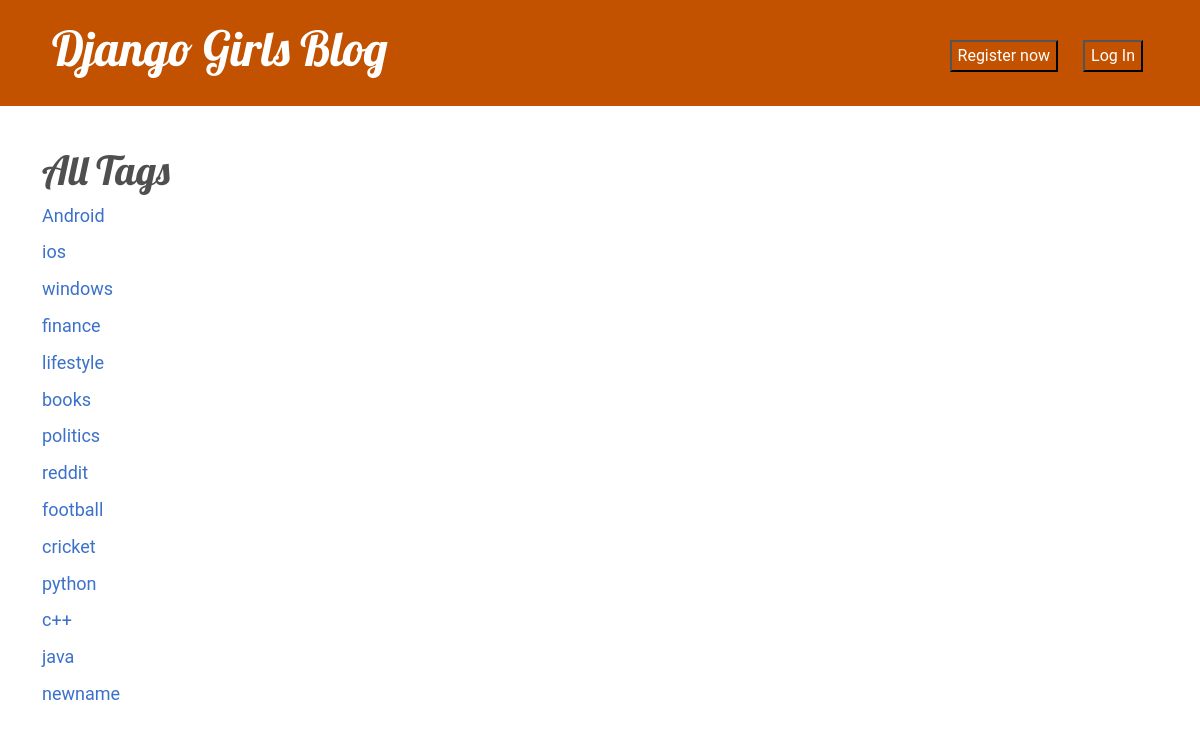
The app's page /tags/ with its own data.
### blog/models.py (models this page shows, shortened)
class Tag(models.Model):
    name = models.CharField(max_length=100)
    slug = models.SlugField(max_length=100, unique=True)
    def __str__(self):
        return self.name

### blog/views.py (the view)
# urls.py: path('tags/', views.tag_list, name='tags'),
def tag_list(request):
    tags = Tag.objects.all()
    print(tags)
    return render(request, 'blog/taglist.html', {'tags': tags})

### blog/templates/blog/taglist.html (shortened to what this page needs)
{% extends 'blog/base.html' %}
{% block content %}
<h1> All Tags </h1>
{% for tag in tags %}
<article class="tags">
        <a href="{% url 'tagview' slug=tag.slug %}">
        {{ tag.name }}</a>
</article>
{% endfor %}
{% endblock %}

### blog/static/css/blog.css (style rules this page uses)
h1, h2, h3 { font-family: 'Lobster', cursive; }
.tags { font-size: 18px; }

### records on screen
Tag: name "Android"
Tag: name "ios"
Tag: name "windows"
Tag: name "finance"
Tag: name "lifestyle"
Tag: name "books"
Tag: name "politics"
Tag: name "reddit"
Tag: name "football"
Tag: name "cricket"
Tag: name "python"
Tag: name "c++"
Tag: name "java"
Tag: name "newname"
